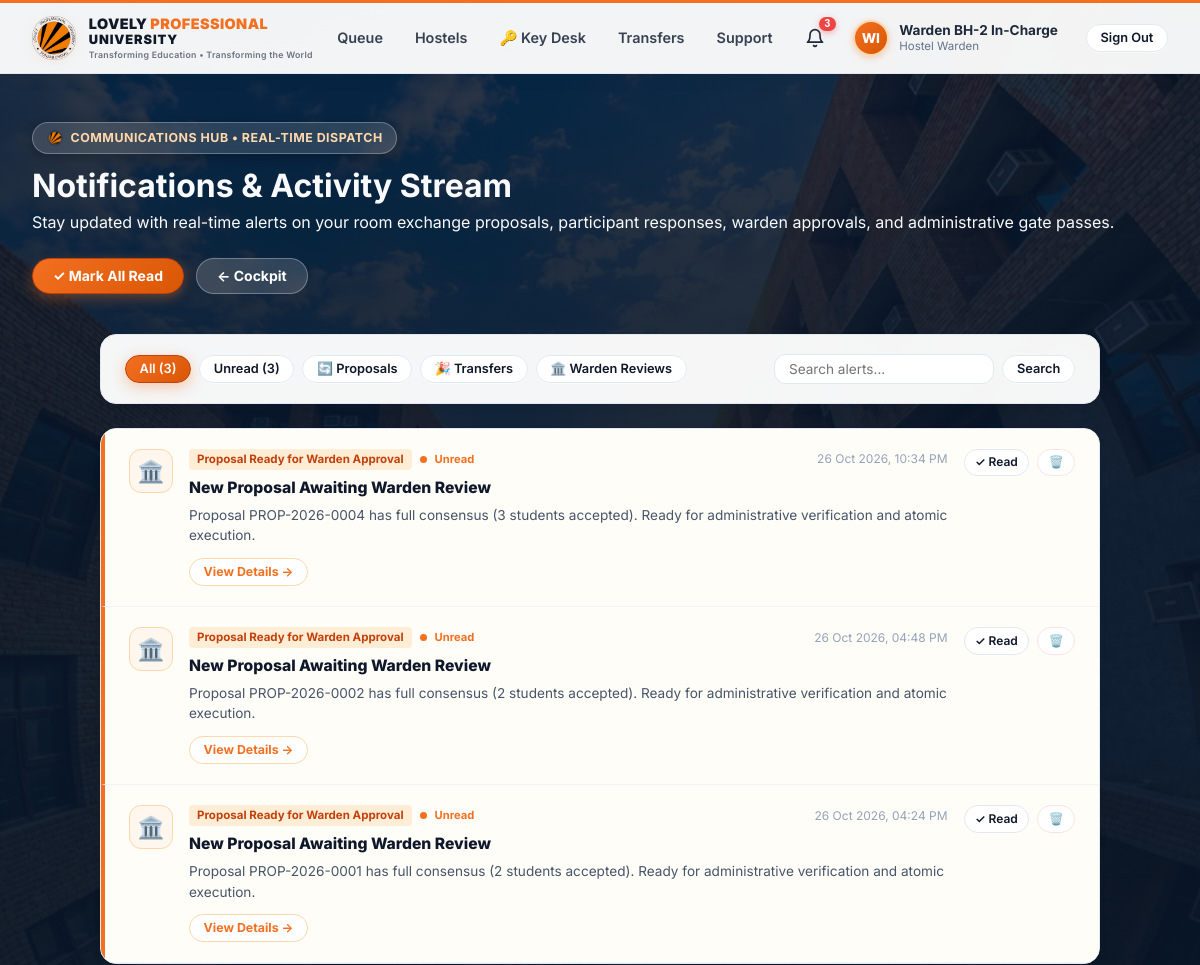
Before: /notifications/ (signed in, upper part) with the older database file.
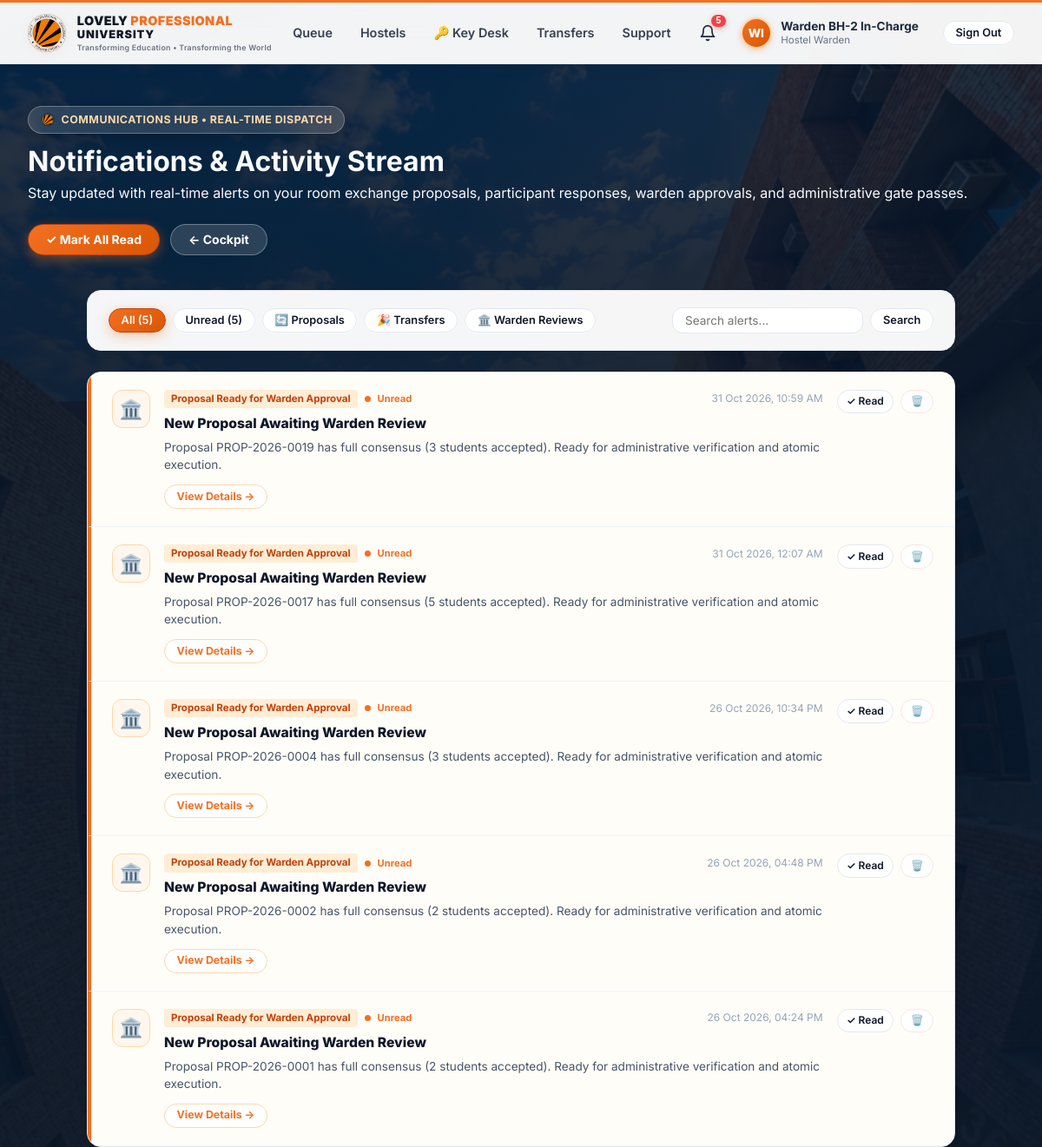
After: the same page with the newer database file.
### exchange/models.py (models this page shows, shortened)
class Notification(models.Model):
    class NotificationType(models.TextChoices):
        PROPOSAL_RECEIVED = 'PROPOSAL_RECEIVED', 'Exchange Proposal Received'
        PARTICIPANT_ACCEPTED = 'PARTICIPANT_ACCEPTED', 'Participant Accepted'
        PARTICIPANT_DECLINED = 'PARTICIPANT_DECLINED', 'Participant Declined'
        READY_FOR_APPROVAL = 'READY_FOR_APPROVAL', 'Proposal Ready for Warden Approval'
        TRANSFER_COMPLETED = 'TRANSFER_COMPLETED', 'Transfer Completed Successfully'
        PROPOSAL_EXPIRED = 'PROPOSAL_EXPIRED', 'Proposal Expired'
        GENERAL_ALERT = 'GENERAL_ALERT', 'General Alert'
    recipient = models.ForeignKey(settings.AUTH_USER_MODEL, on_delete=models.CASCADE, related_name='notifications')
    title = models.CharField(max_length=150)
    message = models.TextField()
    notification_type = models.CharField(max_length=30, choices=NotificationType.choices, default=NotificationType.GENERAL_ALERT)
    is_read = models.BooleanField(default=False)
    link = models.CharField(max_length=200, blank=True)
    created_at = models.DateTimeField(auto_now_add=True)
    class Meta:
        ordering = ['-created_at']

### exchange/views.py (the view)
# urls.py: path('notifications/', views.notifications_page_view, name='notifications_page'),
def notifications_page_view(request):
    user = request.user
    if not user.is_authenticated:
        return redirect('/login/?next=/notifications/')
    from .models import Notification
    filter_type = request.GET.get('filter', 'all')
    search_query = request.GET.get('q', '').strip()
    qs = Notification.objects.filter(recipient=user).order_by('-created_at')
    unread_total = qs.filter(is_read=False).count()
    if filter_type == 'unread':
        qs = qs.filter(is_read=False)
    elif filter_type == 'proposals':
        qs = qs.filter(notification_type__in=[
            Notification.NotificationType.PROPOSAL_RECEIVED,
            Notification.NotificationType.PARTICIPANT_ACCEPTED,
            Notification.NotificationType.PARTICIPANT_DECLINED
        ])
    elif filter_type == 'transfers':
        qs = qs.filter(notification_type=Notification.NotificationType.TRANSFER_COMPLETED)
    elif filter_type == 'warden':
        qs = qs.filter(notification_type=Notification.NotificationType.READY_FOR_APPROVAL)
    if search_query:
        qs = qs.filter(Q(title__icontains=search_query) | Q(message__icontains=search_query))
    notifications = qs[:100]
    return render(request, 'exchange/notifications_list.html', {
        'notifications': notifications,
        'unread_total': unread_total,
        'total_count': qs.count(),
        'filter_type': filter_type,
        'search_query': search_query,
    })

### accounts/models.py (called while the page is built)
    @property
    def is_student(self):
        return self.role == self.Role.STUDENT

    @property
    def is_warden(self):
        return self.role in (self.Role.WARDEN, self.Role.CHIEF_WARDEN)

    @property
    def is_chief_warden(self):
        return self.role == self.Role.CHIEF_WARDEN

    @property
    def is_admin_role(self):
        return self.role == self.Role.ADMIN or self.is_superuser

    @property
    def is_dsw(self):
        return self.role == self.Role.DSW

### templates/exchange/notifications_list.html (shortened to what the changed rows need)
{% extends 'base.html' %}
{% load static %}
{% block body_class %}has-fullpage-bg{% endblock %}
{% block body_style %}background-image: linear-gradient(180deg, rgba(8, 22, 40, 0.85) 0%, rgba(8, 22, 40, 0.92) 420px, rgba(8, 22, 40, 0.97) 100%), url('{% static 'images/lpu_campus_walkway.jpg' %}'); background-size: cover; background-position: center; background-attachment: fixed; min-height: 100vh;{% endblock %}
{% block content %}
<div class="lpu-page-header">
<div>
      <h1 class="lpu-page-hero-title">
        Notifications &amp; Activity Stream
      </h1>
    </div>
</div>
<div style="max-width: 1000px; margin: 0 auto;">
  <div class="card" style="padding: 1.15rem 1.5rem; margin-bottom: 1.5rem; display: flex; align-items: center; justify-content: space-between; flex-wrap: wrap; gap: 1rem;">
    <div style="display: flex; gap: 0.5rem; align-items: center; flex-wrap: wrap;">
      <a href="?filter=all" class="btn btn-sm {% if filter_type == 'all' or not filter_type %}btn-primary{% else %}btn-outline{% endif %}" style="border-radius: 9999px;">
        All ({{ total_count }})
      </a>
      <a href="?filter=unread" class="btn btn-sm {% if filter_type == 'unread' %}btn-primary{% else %}btn-outline{% endif %}" style="border-radius: 9999px;">
        Unread ({{ unread_total }})
      </a>
      <a href="?filter=proposals" class="btn btn-sm {% if filter_type == 'proposals' %}btn-primary{% else %}btn-outline{% endif %}" style="border-radius: 9999px;">
        🔄 Proposals
      </a>
      <a href="?filter=transfers" class="btn btn-sm {% if filter_type == 'transfers' %}btn-primary{% else %}btn-outline{% endif %}" style="border-radius: 9999px;">
        🎉 Transfers
      </a>
      <a href="?filter=warden" class="btn btn-sm {% if filter_type == 'warden' %}btn-primary{% else %}btn-outline{% endif %}" style="border-radius: 9999px;">
        🏛️ Warden Reviews
      </a>
    </div>
  </div>
  <div class="card" style="padding: 0; overflow: hidden; margin-bottom: 2.5rem;">
    {% if notifications %}
      <div style="display: flex; flex-direction: column;">
        {% for n in notifications %}
          <div id="notif-row-{{ n.id }}" style="padding: 1.25rem 1.5rem; border-bottom: 1px solid #F1F5F9; display: flex; align-items: flex-start; justify-content: space-between; gap: 1rem; transition: background 0.2s ease; {% if not n.is_read %}background: #FFFDF8; border-left: 4px solid #F37021;{% endif %}">
            <div style="display: flex; align-items: flex-start; gap: 1rem; flex: 1;">
              <div style="width: 44px; height: 44px; border-radius: 12px; display: flex; align-items: center; justify-content: center; font-size: 1.35rem; flex-shrink: 0; background: {% if not n.is_read %}#FFF7ED{% else %}#F1F5F9{% endif %}; border: 1px solid {% if not n.is_read %}#FED7AA{% else %}#E2E8F0{% endif %};">
                {% if n.notification_type == 'PROPOSAL_RECEIVED' %}🔄
                {% elif n.notification_type == 'PARTICIPANT_ACCEPTED' %}✅
                {% elif n.notification_type == 'PARTICIPANT_DECLINED' %}❌
                {% elif n.notification_type == 'READY_FOR_APPROVAL' %}🏛️
                {% elif n.notification_type == 'TRANSFER_COMPLETED' %}🎉
                {% elif n.notification_type == 'PROPOSAL_EXPIRED' %}⏰
                {% else %}📢{% endif %}
              </div>
              <div style="flex: 1; min-width: 0;">
                <div style="display: flex; align-items: center; gap: 0.5rem; margin-bottom: 0.35rem; flex-wrap: wrap;">
                  <span style="font-size: 0.72rem; font-weight: 700; padding: 2px 8px; border-radius: 4px; background: {% if not n.is_read %}#FFEDD5; color: #C2410C;{% else %}#F1F5F9; color: #64748B;{% endif %};">
                    {{ n.get_notification_type_display }}
                  </span>
                  {% if not n.is_read %}
                    <span style="width: 7px; height: 7px; border-radius: 50%; background: #F37021; display: inline-block;"></span>
                    <span style="font-size: 0.7rem; font-weight: 700; color: #F37021;">Unread</span>
                  {% endif %}
                  <span style="font-size: 0.75rem; color: #94A3B8; margin-left: auto;">
                    {{ n.created_at|date:"d M Y, h:i A" }}
                  </span>
                </div>
                <h3 style="font-size: 0.98rem; font-weight: 800; color: #0F172A; margin: 0 0 0.35rem 0;">
                  {{ n.title }}
                </h3>
                <p style="font-size: 0.85rem; color: #475569; line-height: 1.5; margin: 0 0 0.75rem 0;">
                  {{ n.message }}
                </p>
                {% if n.link %}
                  <a href="{{ n.link }}" onclick="markNotifReadImmediately({{ n.id }})" class="btn btn-outline btn-sm" style="font-size: 0.775rem; padding: 0.35rem 0.85rem; font-weight: 700; color: #F37021; border-color: #FED7AA;">
                    View Details &rarr;
                  </a>
                {% endif %}
              </div>
            </div>
            <div style="display: flex; align-items: center; gap: 0.5rem; flex-shrink: 0;">
              {% if not n.is_read %}
                <button type="button" class="btn btn-outline btn-sm" onclick="markRowRead({{ n.id }})" title="Mark as read" style="font-size: 0.75rem; padding: 0.35rem 0.65rem;">
                  ✓ Read
                </button>
              {% endif %}
              <button type="button" class="btn btn-outline btn-sm" onclick="deleteNotificationRow({{ n.id }})" title="Delete alert" style="font-size: 0.75rem; padding: 0.35rem 0.65rem; color: #EF4444; border-color: #FEE2E2;">
                🗑️
              </button>
            </div>
          </div>
        {% endfor %}
      </div>
    {% endif %}
  </div>
</div>
{% endblock %}

### templates/base.html (shortened to what the changed rows need)
<!DOCTYPE html>
<html lang="en">
<head>
  {% load static %}
  <link rel="stylesheet" href="{% static 'css/style.css' %}?v=2.3">
  <link rel="stylesheet" href="{% static 'css/lpu_landing.css' %}?v=2.3">
</head>
<body class="{% if request.path == '/' %}landing-page-body{% endif %} {% block body_class %}{% endblock %}" style="{% block body_style %}{% endblock %}">
  {% if request.path != '/login/' %}
  <header class="top-navbar">
    <div class="navbar-inner">
      <div class="navbar-controls">
        {% if user.is_authenticated %}
          <div class="lpu-notif-wrapper" style="position: relative;">
            <button type="button" id="lpu-notif-bell-btn" class="nav-icon-bell" title="Notifications" aria-expanded="false" style="position: relative; background: transparent; border: none; cursor: pointer; padding: 6px; border-radius: 8px; display: inline-flex; align-items: center; justify-content: center; color: #1E293B; transition: all 0.2s ease;">
              <svg width="20" height="20" viewBox="0 0 24 24" fill="none" stroke="currentColor" stroke-width="2" stroke-linecap="round" stroke-linejoin="round">
                <path d="M18 8A6 6 0 0 0 6 8c0 7-3 9-3 9h18s-3-2-3-9"></path>
                <path d="M13.73 21a2 2 0 0 1-3.46 0"></path>
              </svg>
              <span id="lpu-notif-badge" class="lpu-notif-badge-pill" style="{% if unread_notifications_count == 0 %}display: none;{% endif %}">
                {{ unread_notifications_count }}
              </span>
            </button>
          </div>
          <a href="{% url 'dashboard' %}" class="user-profile-header" style="text-decoration: none;">
            <div style="width: 36px; height: 36px; border-radius: 50%; background: linear-gradient(135deg, #F37021 0%, #D85604 100%); color: #FFFFFF; display: flex; align-items: center; justify-content: center; font-weight: 800; font-size: 0.85rem; border: 2px solid #FED7AA; text-transform: uppercase; box-shadow: 0 2px 6px rgba(243, 112, 33, 0.3);">
              {{ user.first_name|slice:":1" }}{{ user.last_name|slice:":1"|default:user.username|slice:":1" }}
            </div>
            <div class="user-meta-header">
              <span class="user-name-header">{{ user.get_full_name|default:user.username }}</span>
              <span class="user-sub-header">
                {% if user.is_student %}
                  {{ user.university_id }}
                {% elif user.role == 'chief_warden' %}
                  Chief Warden
                {% elif user.role == 'warden' %}
                  Hostel Warden
                {% elif user.role == 'dsw' %}
                  DSW Dean
                {% else %}
                  Administrator
                {% endif %}
              </span>
            </div>
          </a>
          <a href="{% url 'logout' %}" class="btn btn-outline btn-sm" style="margin-left: 0.5rem;">
            Sign Out
          </a>
        {% endif %}
      </div>
    </div>
  </header>
  {% endif %}
  <main class="main-container {% if request.path == '/' %}landing-main-bleed{% elif request.path == '/login/' %}login-main-bleed{% endif %}">
    {% block content %}{% endblock %}
  </main>
</body>
</html>

Changed rows visible on the page:
added Notification: notification_type "Proposal Ready for Warden Approval", is_read False (drawn), created_at "31 Oct 2026, 10:59 AM", title "New Proposal Awaiting Warden Review", message "Proposal PROP-2026-0019 has full consensus (3 students accepted). Ready for administrative verification and atomic execution."
added Notification: notification_type "Proposal Ready for Warden Approval", is_read False (drawn), created_at "31 Oct 2026, 12:07 AM", title "New Proposal Awaiting Warden Review", message "Proposal PROP-2026-0017 has full consensus (5 students accepted). Ready for administrative verification and atomic execution."
Other visible differences:
{{ unread_notifications_count }}: "3" → "5"
{{ total_count }}: "3" → "5"
{{ unread_total }}: "3" → "5"
